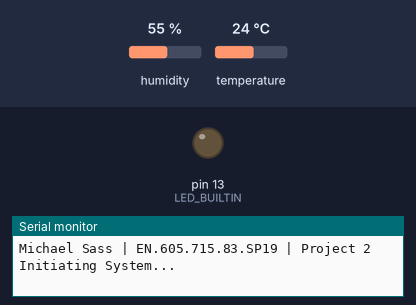
This sketch was run on a simulated Arduino Uno, built with avr-gcc and run on an emulated ATmega328P. Shown: output pins drawn as LEDs (lit = HIGH), the last lines printed to the serial monitor. The test bench sets the inputs (shaded band); at power-on: humidity 55 %, temperature 24 °C.

Above: at 5.7 s.
At 15.4 s:
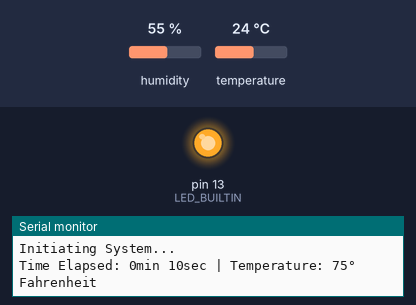
Timing chart, 0 to 27.0 s (numbered marks = the images above):
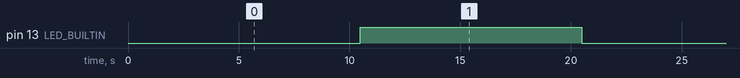

The sketch:

tempsensor.ino
```cpp
/* Michael Sass
 * EN.605.715.83.SP19 (Software Dev for Real-Time Systems)
 * Project 2 - Serial Transmit of Temperature
 *
 * Inspiration / code gathered heavily from https://www.robotshop.com/community/forum/t/arduino-101-timers-and-interrupts/13072
 */

//Include library for DGT 11 temperature/humidity sensor
#include <dht.h>

//Instatiate DHT class
dht DHT;

//Define pin 7
#define DHT11_PIN 7

//Counter which increments when timer ISR is invoked.
volatile int isrCtr = 0;

//Temperature check flag which is polled by main loop
volatile bool checkTemp = false;

void setup() {
  pinMode(LED_BUILTIN, OUTPUT);
  Serial.begin(9600);
  Serial.println("Michael Sass | EN.605.715.83.SP19 | Project 2");
  delay(1000);
  Serial.println("Initiating System...\n");

  noInterrupts(); //Disable interrupts
  TCCR1A = 0; //Set timer/counter control register to 0
  TCCR1B = 0; //Set timer/counter control register to 0
  OCR1A = 31250; //Set compare register
  TCCR1B |= (1 << WGM12);
  TCCR1B |= (1 << CS12);
  TIMSK1 |= (1 << OCIE1A); //Enable compare
  interrupts(); //Re-enable interrupts
}

void loop() {
  //If the interrupt code has been triggered 20 times, checkTemp flag is set and this code runs.
  if (checkTemp) {
    checkTemp = false; //Toggle back to false
    int chk = DHT.read11(DHT11_PIN); //read temperature from sensor
    int temp = (int)((9.0/5.0) * DHT.temperature + 32.0); //convert raw reading from celsius to fahrenheit

    //Print time elapsed in Xmin Ysec
    int time = millis()/1000;
    Serial.print("Time Elapsed: ");
    Serial.print(time/60);
    Serial.print("min ");
    if (time < 60) {
      Serial.print(time);
    }
    else {
      Serial.print(time % 60);
    }
    Serial.print("sec | ");

    //Print temperature to serial output
    Serial.print("Temperature: ");
    Serial.print(temp);
    Serial.print(char(194));
    Serial.print(char(176));
    Serial.println(" Fahrenheit");
  }
}

ISR(TIMER1_COMPA_vect) {
  isrCtr++; //Increment interrupt counter by 1

  //If ISR has been called 20 times, blink built-in LED and set checkTemp flag to true.
  if (isrCtr == 20) {
    digitalWrite(LED_BUILTIN, digitalRead(LED_BUILTIN) ^ 1);
    isrCtr = 0;
    checkTemp = true;
  }
}
```

Measured:
- by itself, pin 13 (LED_BUILTIN): alternates HIGH for 10.0 s and LOW for 10.0 s
